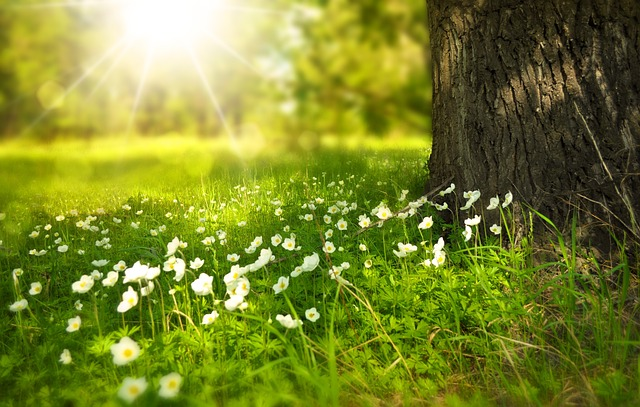
#> input picture Lab 01/image.jpg, 640 x 407 px
$ jupyter execute '20K-0134_CV Lab 01_Q3 to Q10.ipynb'   (shell and % lines are left out)
#> lines starting #> are read from the running program, lines starting #| are printed output that depends on the picture; after the words box and inside, x2 and y2 are one past the last pixel; in counts of white or black regions, pixels touching at a corner belong together; long printed decimals are rounded
# CV Lab 01
## Q3 to Q10
### Manahil Fatima Anwar 20K-0134 BAI-7A

## Q3

[cell 1]
import cv2
import matplotlib.pyplot as plt
image = cv2.imread("image.jpg")
#> image is the input picture: shape (407, 640, 3); mean B, G, R 44.1, 132.9, 122.3

plt.figure(figsize=(12, 4))
plt.subplot(1, 3, 1)
plt.imshow(cv2.cvtColor(image, cv2.COLOR_BGR2RGB))
plt.title("Original Image")
plt.axis("off")

gray_image = cv2.cvtColor(image, cv2.COLOR_BGR2GRAY)
plt.subplot(1, 3, 2)
plt.imshow(gray_image, cmap='gray')
plt.title("Grayscale Image")
plt.axis("off")

new_size = (300, 100)
resized_image = cv2.resize(image, new_size)
plt.subplot(1, 3, 3)
plt.imshow(cv2.cvtColor(resized_image, cv2.COLOR_BGR2RGB))
plt.title("Resized Image")
plt.axis("off")

plt.tight_layout()
plt.show()

## Q4

[cell 2]
import numpy as np
image_draw = np.zeros((300, 400, 3), dtype=np.uint8)
cv2.rectangle(image_draw, (50, 50), (200, 150), (0, 0, 255), -1)
cv2.circle(image_draw, (300, 200), 50, (0, 255, 0), -1)
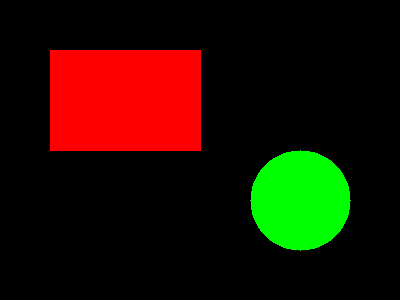
#> image_draw: shape (300, 400, 3); mean of channels 0, 1, 2 0, 16.7, 32.4; drawn as B, G, R
cv2.imshow("Drawn Shapes", image_draw)
cv2.waitKey(0)
cv2.destroyAllWindows()

## Q5

[cell 3]
blurred_image = cv2.GaussianBlur(image, (5, 5), 0)

plt.figure(figsize=(12, 4))
plt.subplot(1, 2, 1)
plt.imshow(cv2.cvtColor(blurred_image, cv2.COLOR_BGR2RGB))
plt.title("Blurred Image")
plt.axis("off")

roi = image[100:300, 150:350]
plt.subplot(1, 2, 2)
plt.imshow(cv2.cvtColor(roi, cv2.COLOR_BGR2RGB))
plt.title("Cropped Image")
plt.axis("off")

plt.tight_layout()
plt.show()

## Q6

[cell 4]
target_width = 800
target_height = 600

plt.figure(figsize=(12, 4))
resized_image = cv2.resize(image, (target_width, target_height))
#> resized_image: shape (600, 800, 3)
text = "This is a Nature's photograph"
font = cv2.FONT_HERSHEY_SIMPLEX
cv2.putText(resized_image, text, (50, 150), font, 1.5, (0, 0, 255), 2)
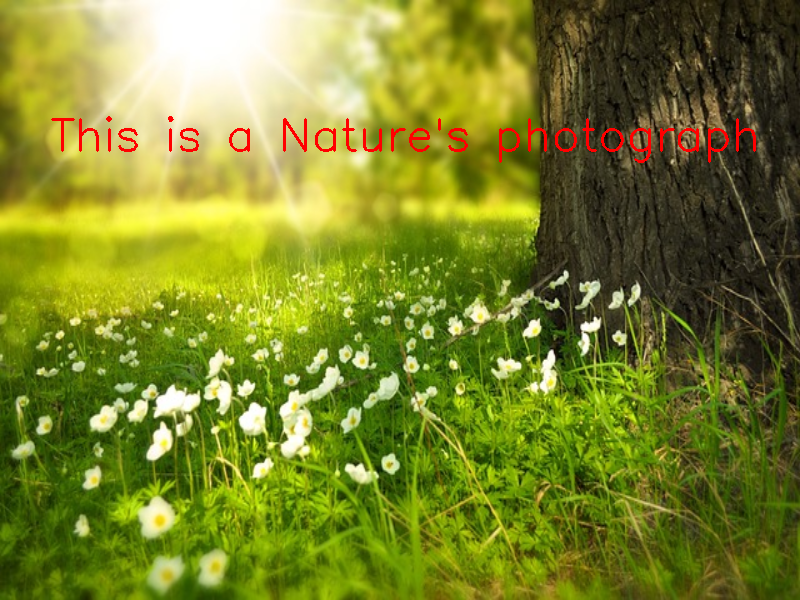
#> resized_image: shape (600, 800, 3); mean B, G, R 43.4, 131.5, 123.2
plt.subplot(1, 2, 1)
plt.imshow(cv2.cvtColor(resized_image, cv2.COLOR_BGR2RGB))
plt.title("Text on Image")
plt.axis("off")

blank_image = np.zeros((target_height, target_width, 3), dtype=np.uint8)
cv2.putText(blank_image, text, (50, 150), font, 1.5, (0, 0, 255), 2)
plt.subplot(1, 2, 2)
plt.imshow(cv2.cvtColor(blank_image, cv2.COLOR_BGR2RGB))
plt.title("Text on Blank Image")
plt.axis("off")

plt.tight_layout()
plt.show()
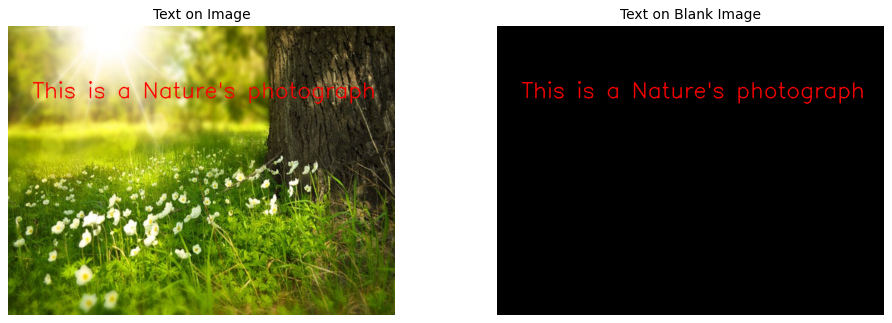
#> figure drawn by matplotlib, 2 panels

## Q7

[cell 5]
import pandas as pd
pixel_values = gray_image.reshape(-1)
image_df = pd.DataFrame({"Pixel_Value": pixel_values})
#> image_df = table of 260480 rows and 1 columns
print("Basic Statistics of Image Pixel Values:")
print(image_df.describe())
#|          Pixel_Value
#| count  260480.000
#| mean      119.607
#| std        63.156
#| min         1.000
#| 25%        69.000
#| 50%       109.000
#| 75%       167.000
#| max       255.000

rotation_matrix = cv2.getRotationMatrix2D((image.shape[1] / 2, image.shape[0] / 2), 60, 1)
rotated_image = cv2.warpAffine(image, rotation_matrix, (image.shape[1], image.shape[0]))
cv2.imshow("Rotated Image", rotated_image)
cv2.waitKey(0)
cv2.destroyAllWindows()

## Q8

[cell 6]
image1 = cv2.imread("image1.jpg")
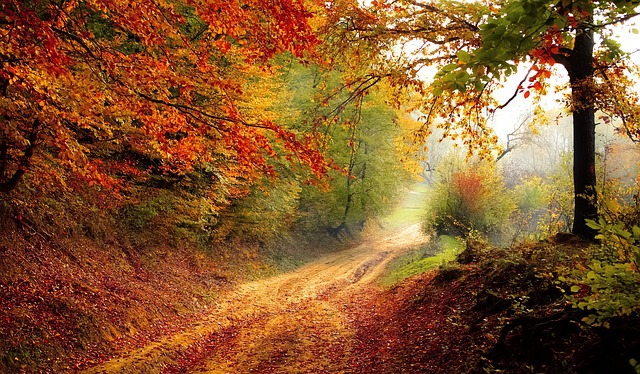
#> input picture Lab 01/image1.jpg, 640 x 374 px
#> image1 is the input picture: shape (374, 640, 3); mean B, G, R 44.4, 86.4, 132.8
image1 = cv2.resize(image1, (image.shape[1], image.shape[0]))
#> image1: shape (407, 640, 3)
alpha = 0.5
beta = 0.5
gamma = 0
blended_image = cv2.addWeighted(image, alpha, image1, beta, gamma)
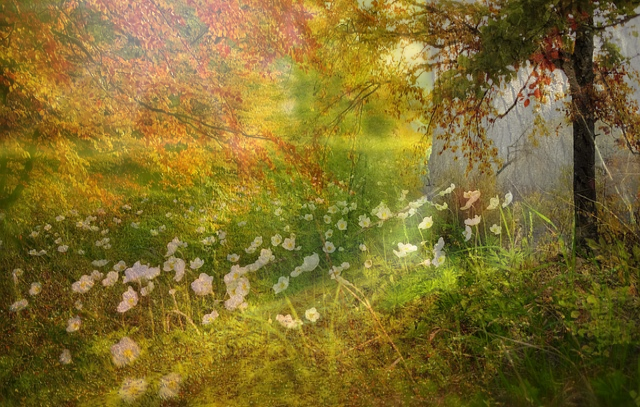
#> blended_image: shape (407, 640, 3); mean B, G, R 44.2, 109.6, 127.5
gray_blended_image = cv2.cvtColor(blended_image, cv2.COLOR_BGR2GRAY)
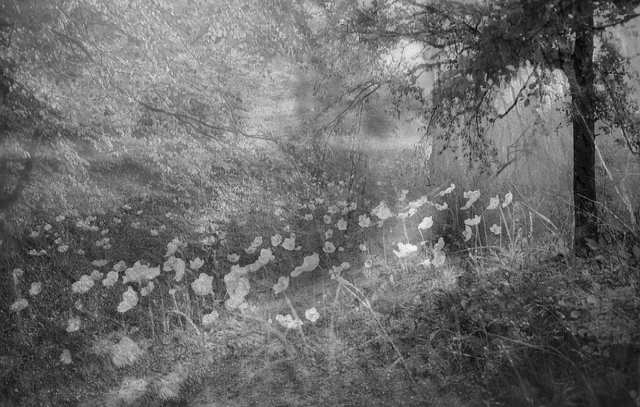
#> gray_blended_image: shape (407, 640); min 4, max 251, mean 107.5
equalized_image = cv2.equalizeHist(gray_blended_image)
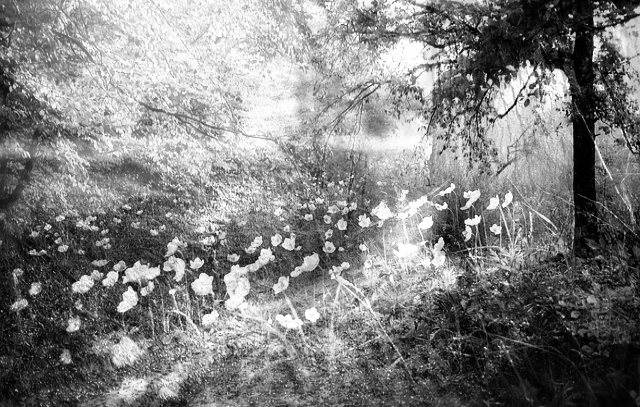
#> equalized_image: shape (407, 640); min 0, max 255, mean 128.3

plt.figure(figsize=(10, 5))
plt.subplot(1, 2, 1)
plt.imshow(cv2.cvtColor(blended_image, cv2.COLOR_BGR2RGB))
plt.title("Blended Image")
plt.axis("off")

plt.subplot(1, 2, 2)
plt.imshow(equalized_image, cmap="gray")
plt.title("Enhanced Image")
plt.axis("off")
plt.show()

## Q9

[cell 7]
height, width, _ = image.shape
#> height = 407; width = 640
mask = np.zeros((height, width), dtype=np.uint8)
cv2.rectangle(mask, (100, 100), (400, 300), 255, -1)
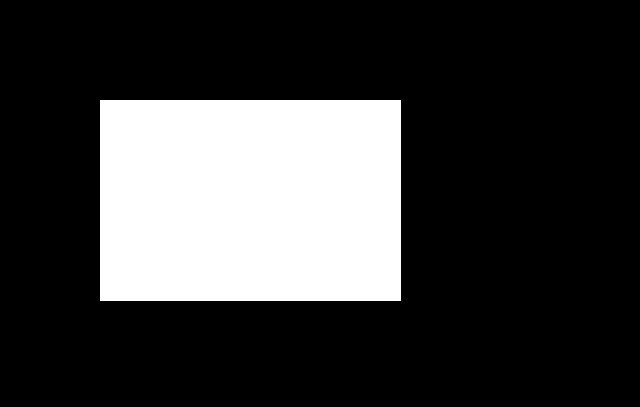
#> mask: shape (407, 640); 23.2% white; 1 white region, box (x1, y1, x2, y2) and area: (100, 100, 401, 301) 60501

bitwise_and = cv2.bitwise_and(image, image, mask=mask)
bitwise_or = cv2.bitwise_or(image, image, mask=mask)
bitwise_xor = cv2.bitwise_xor(image, image, mask=mask)
#> bitwise_xor: shape (407, 640, 3); every value is 0
bitwise_not = cv2.bitwise_not(image, mask=mask)

plt.figure(figsize=(12, 8))
plt.subplot(2, 3, 1)
plt.imshow(cv2.cvtColor(image, cv2.COLOR_BGR2RGB))
plt.title("Original Image")
plt.axis("off")

plt.subplot(2, 3, 2)
plt.imshow(mask, cmap='gray')
plt.title("Mask")
plt.axis("off")

plt.subplot(2, 3, 3)
plt.imshow(cv2.cvtColor(bitwise_and, cv2.COLOR_BGR2RGB))
plt.title("Bitwise AND")
plt.axis("off")

plt.subplot(2, 3, 4)
plt.imshow(cv2.cvtColor(bitwise_or, cv2.COLOR_BGR2RGB))
plt.title("Bitwise OR")
plt.axis("off")

plt.subplot(2, 3, 5)
plt.imshow(cv2.cvtColor(bitwise_xor, cv2.COLOR_BGR2RGB))
plt.title("Bitwise XOR")
plt.axis("off")

plt.subplot(2, 3, 6)
plt.imshow(cv2.cvtColor(bitwise_not, cv2.COLOR_BGR2RGB))
plt.title("Bitwise NOT")
plt.axis("off")

plt.tight_layout()
plt.show()
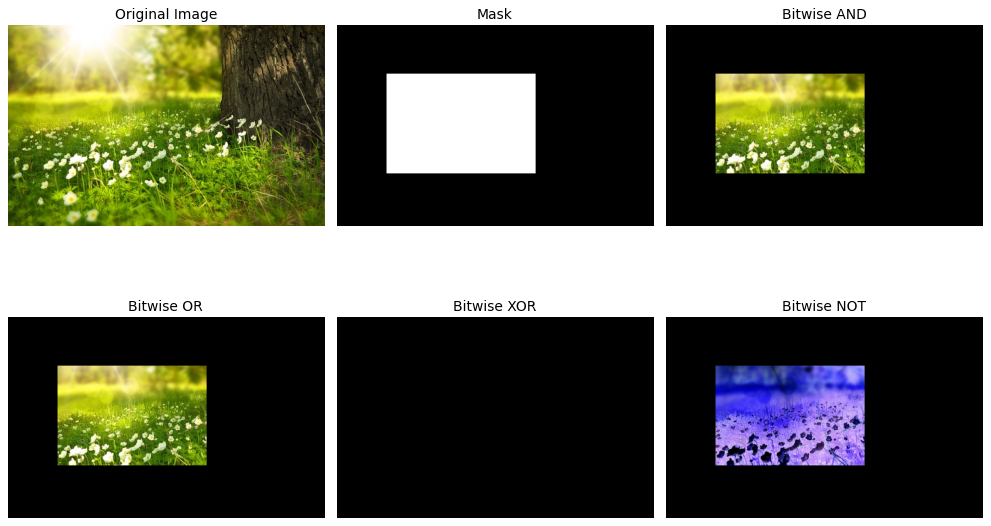
#> figure drawn by matplotlib, 6 panels

## Q10

[cell 8]
statistics = image_df.describe()
#> statistics = table of 8 rows and 1 columns

height, width, _ = image.shape
mask = np.zeros((height, width), dtype=np.uint8)
cv2.rectangle(mask, (100, 100), (400, 300), 255, -1)
masked_image = cv2.bitwise_and(image, image, mask=mask)

plt.figure(figsize=(12, 6))
plt.subplot(1, 3, 1)
plt.imshow(cv2.cvtColor(image, cv2.COLOR_BGR2RGB))
plt.title("Original Image")
plt.axis("off")

plt.subplot(1, 3, 2)
plt.imshow(cv2.cvtColor(masked_image, cv2.COLOR_BGR2RGB))
plt.title("Masked Image")
plt.axis("off")

plt.subplot(1, 3, 3)
plt.axis("off")
plt.table(cellText=statistics.values, colLabels=statistics.columns, cellLoc='center', loc='center')

plt.tight_layout()
plt.show()
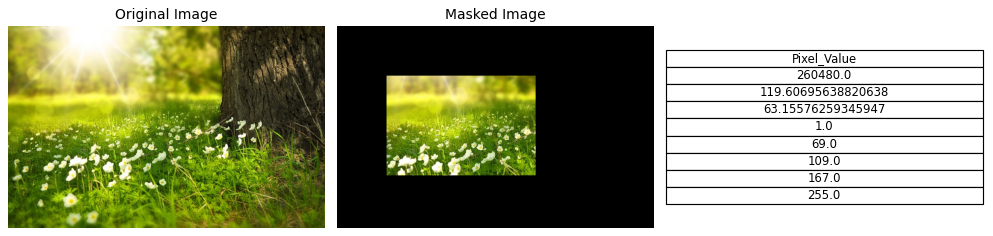
#> figure drawn by matplotlib, 2 panels
